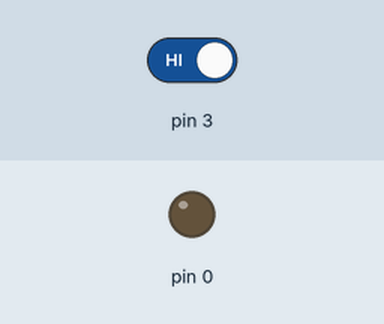
Recording of a sketch running on a simulated Arduino Uno, built with avr-gcc and run on an emulated ATmega328P. Parts: output pins drawn as LEDs (lit = HIGH). Inputs (shaded band) come from the test bench; at power-on: pin 3 HIGH.

Above: at 1.2 s.
1.3 s: pin 3 driven LOW
At 2.1 s:
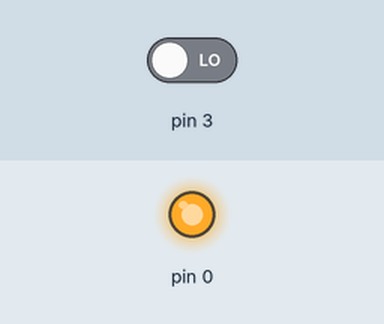
2.8 s: pin 3 driven HIGH
At 3.2 s:
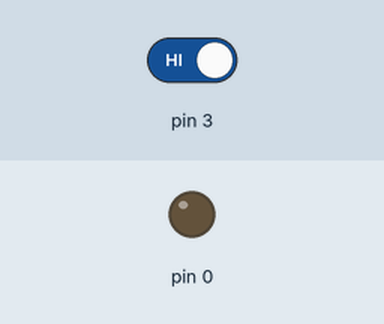
Timing chart, 0 to 5.8 s (numbered marks = the images above; inputs shaded):
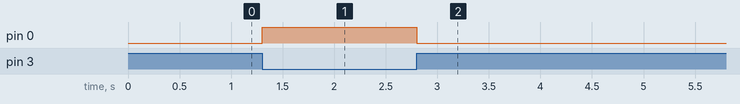

The sketch:

NOT.ino
```cpp
/*
AND OR

  modified 11 November 2015
  by Scott Fitzgerald
 */

void setup() {
  // put your setup code here, to run once:
  pinMode(0, OUTPUT);
  pinMode(3, INPUT);

}

void loop() {
  // put your main code here, to run repeatedly:
  digitalWrite(0,!digitalRead(3));
}
```

Measured:
- after the input at 1.3 s, pin 0: LOW → HIGH at once
- after the input at 2.8 s, pin 0: HIGH → LOW at once
